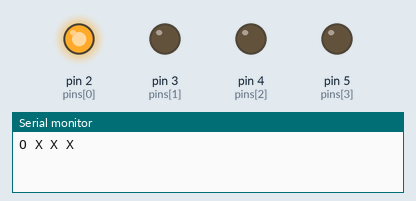
Recording of a sketch running on a simulated Arduino Uno, built with avr-gcc and run on an emulated ATmega328P. Parts: output pins drawn as LEDs (lit = HIGH), the last lines printed to the serial monitor.

Above: at 0.5 s.
At 1.5 s:
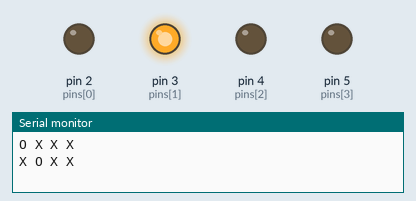
At 2.5 s:
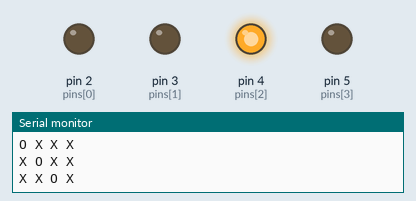
At 3.5 s:
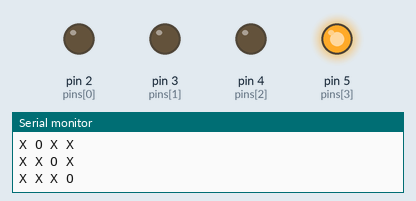
Timing chart, 0 to 5.2 s (numbered marks = the images above):
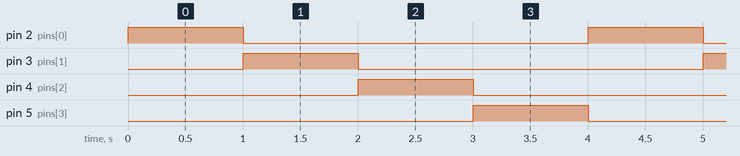

The sketch:

LAB3_2.ino
```cpp
int pins[]={2,3,4,5};
int state = 0;

void setup() {
  Serial.begin(9600);
  for (int i=0; i<4; i++){
    pinMode(pins[i], OUTPUT);
    digitalWrite(pins[i], LOW);
  }
}

void loop() {
  for (int i=0; i<4; i++){
    if (i==state){
      Serial.print("O ");
      digitalWrite(pins[i], HIGH);
    } else {
      Serial.print("X ");
      digitalWrite(pins[i], LOW);
    }
  }
  Serial.println();
  state = (state+1)%4;
  delay(1000);
}
```

Measured:
- by itself, pin 2 (pins[0]), pin 3 (pins[1]), pin 4 (pins[2]), pin 5 (pins[3]): alternates HIGH for 1.0 s and LOW for 3.0 s
- by itself, everything shown: repeats every 4.0 s, in 4 steps
